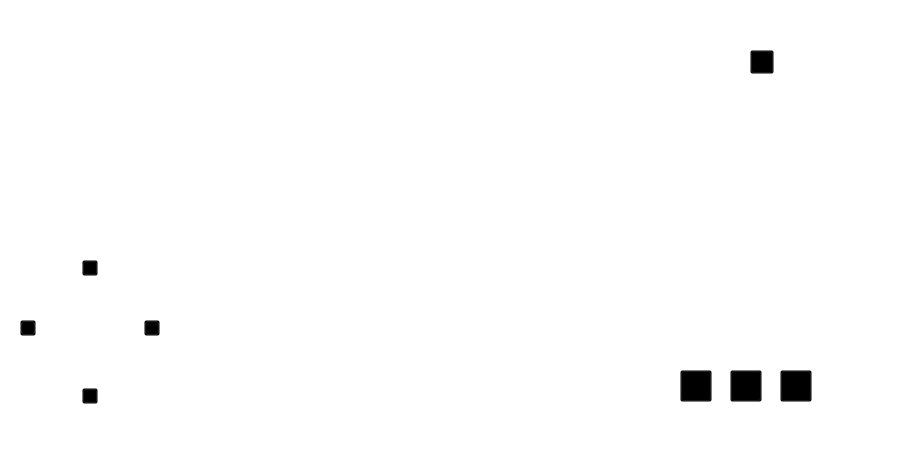
<?xml version="1.0" encoding="UTF-8"?>
<ui version="4.0">
 <class>VideoWindow</class>
 <widget class="QWidget" name="VideoWindow">
  <property name="geometry">
   <rect>
    <x>0</x>
    <y>0</y>
    <width>916</width>
    <height>459</height>
   </rect>
  </property>
  <property name="windowTitle">
   <string>Form</string>
  </property>
  <property name="styleSheet">
   <string notr="true">background-color: transparent;
font-size:14px;
color: #ffffff;</string>
  </property>
  <widget class="QFrame" name="frame">
   <property name="geometry">
    <rect>
     <x>0</x>
     <y>0</y>
     <width>841</width>
     <height>451</height>
    </rect>
   </property>
   <property name="styleSheet">
    <string notr="true"/>
   </property>
   <property name="frameShape">
    <enum>QFrame::StyledPanel</enum>
   </property>
   <property name="frameShadow">
    <enum>QFrame::Raised</enum>
   </property>
   <widget class="QPushButton" name="pushButton_setHome">
    <property name="geometry">
     <rect>
      <x>680</x>
      <y>370</y>
      <width>32</width>
      <height>32</height>
     </rect>
    </property>
    <property name="focusPolicy">
     <enum>Qt::NoFocus</enum>
    </property>
    <property name="styleSheet">
     <string notr="true">

 QPushButton {
      
		border-image: url(:/images/setHome.png);

  }

  QPushButton:pressed {
		border-image: url(:/images/setHome_p.png);

  }
</string>
    </property>
    <property name="text">
     <string/>
    </property>
   </widget>
   <widget class="QPushButton" name="pushButton_video_swith">
    <property name="geometry">
     <rect>
      <x>780</x>
      <y>370</y>
      <width>32</width>
      <height>32</height>
     </rect>
    </property>
    <property name="focusPolicy">
     <enum>Qt::NoFocus</enum>
    </property>
    <property name="styleSheet">
     <string notr="true">
 QPushButton {
background-color: transparent;
		border-image: url(:/images/videoType_swith.png);
  }

  QPushButton:pressed {
		border-image: url(:/images/videoType_swith_p.png);

  }
</string>
    </property>
    <property name="text">
     <string/>
    </property>
   </widget>
   <widget class="QPushButton" name="pushButton_replay">
    <property name="geometry">
     <rect>
      <x>730</x>
      <y>370</y>
      <width>32</width>
      <height>32</height>
     </rect>
    </property>
    <property name="focusPolicy">
     <enum>Qt::NoFocus</enum>
    </property>
    <property name="styleSheet">
     <string notr="true">
 QPushButton {
      
		border-image: url(:/images/video_replay.png);

  }

  QPushButton:pressed {
		border-image: url(:/images/video_replay_p.png);

  }
</string>
    </property>
    <property name="text">
     <string/>
    </property>
   </widget>
   <widget class="QWidget" name="widget_cloudControl" native="true">
    <property name="geometry">
     <rect>
      <x>10</x>
      <y>250</y>
      <width>160</width>
      <height>160</height>
     </rect>
    </property>
    <property name="styleSheet">
     <string notr="true">background-color: transparent;
border-image: url(:/images/cloudControl_bg1.png);</string>
    </property>
    <widget class="QPushButton" name="pushButton_cloudControl_up">
     <property name="geometry">
      <rect>
       <x>72</x>
       <y>10</y>
       <width>16</width>
       <height>16</height>
      </rect>
     </property>
     <property name="styleSheet">
      <string notr="true">
 QPushButton {
      
		border-image: url(:/images/cloudControl_up.png);

  }

  QPushButton:pressed {
		border-image: url(:/images/cloudControl_up_p.png);

  }</string>
     </property>
     <property name="text">
      <string/>
     </property>
    </widget>
    <widget class="QPushButton" name="pushButton_cloudControl_down">
     <property name="geometry">
      <rect>
       <x>72</x>
       <y>138</y>
       <width>16</width>
       <height>16</height>
      </rect>
     </property>
     <property name="styleSheet">
      <string notr="true">
 QPushButton {
		border-image: url(:/images/cloudControl_down.png);
  }

  QPushButton:pressed {
		border-image: url(:/images/cloudControl_down_p.png);
  }</string>
     </property>
     <property name="text">
      <string/>
     </property>
    </widget>
    <widget class="QPushButton" name="pushButton_cloudControl_left">
     <property name="geometry">
      <rect>
       <x>10</x>
       <y>70</y>
       <width>16</width>
       <height>16</height>
      </rect>
     </property>
     <property name="styleSheet">
      <string notr="true">
 QPushButton {
		border-image: url(:/images/cloudControl_left.png);
  }

  QPushButton:pressed {
		border-image: url(:/images/cloudControl_left_P.png);
  }</string>
     </property>
     <property name="text">
      <string/>
     </property>
    </widget>
    <widget class="QPushButton" name="pushButton_cloudControl_right">
     <property name="geometry">
      <rect>
       <x>134</x>
       <y>70</y>
       <width>16</width>
       <height>16</height>
      </rect>
     </property>
     <property name="styleSheet">
      <string notr="true">
 QPushButton {
		
		border-image: url(:/images/cloudControl_right.png);
  }

  QPushButton:pressed {
		border-image: url(:/images/cloudControl_right_p.png);
  }</string>
     </property>
     <property name="text">
      <string/>
     </property>
    </widget>
   </widget>
   <widget class="QLabel" name="label_videoLoss">
    <property name="geometry">
     <rect>
      <x>290</x>
      <y>150</y>
      <width>283</width>
      <height>30</height>
     </rect>
    </property>
    <property name="styleSheet">
     <string notr="true">border-image: url(:/images/videoloss.png);</string>
    </property>
    <property name="text">
     <string/>
    </property>
   </widget>
   <widget class="QLabel" name="label_recordState">
    <property name="geometry">
     <rect>
      <x>50</x>
      <y>10</y>
      <width>57</width>
      <height>24</height>
     </rect>
    </property>
    <property name="styleSheet">
     <string notr="true">border-image: url(:/images/record_state.png);</string>
    </property>
    <property name="text">
     <string/>
    </property>
   </widget>
   <widget class="QPushButton" name="pushButton_motionDetection">
    <property name="geometry">
     <rect>
      <x>750</x>
      <y>50</y>
      <width>24</width>
      <height>24</height>
     </rect>
    </property>
    <property name="focusPolicy">
     <enum>Qt::NoFocus</enum>
    </property>
    <property name="styleSheet">
     <string notr="true">border-image: url(:/images/motetion_warn.png);</string>
    </property>
    <property name="text">
     <string/>
    </property>
   </widget>
   <widget class="QLabel" name="label_ipc_identify">
    <property name="geometry">
     <rect>
      <x>50</x>
      <y>50</y>
      <width>92</width>
      <height>18</height>
     </rect>
    </property>
    <property name="styleSheet">
     <string notr="true"/>
    </property>
    <property name="text">
     <string/>
    </property>
   </widget>
  </widget>
 </widget>
 <resources/>
 <connections/>
</ui>
